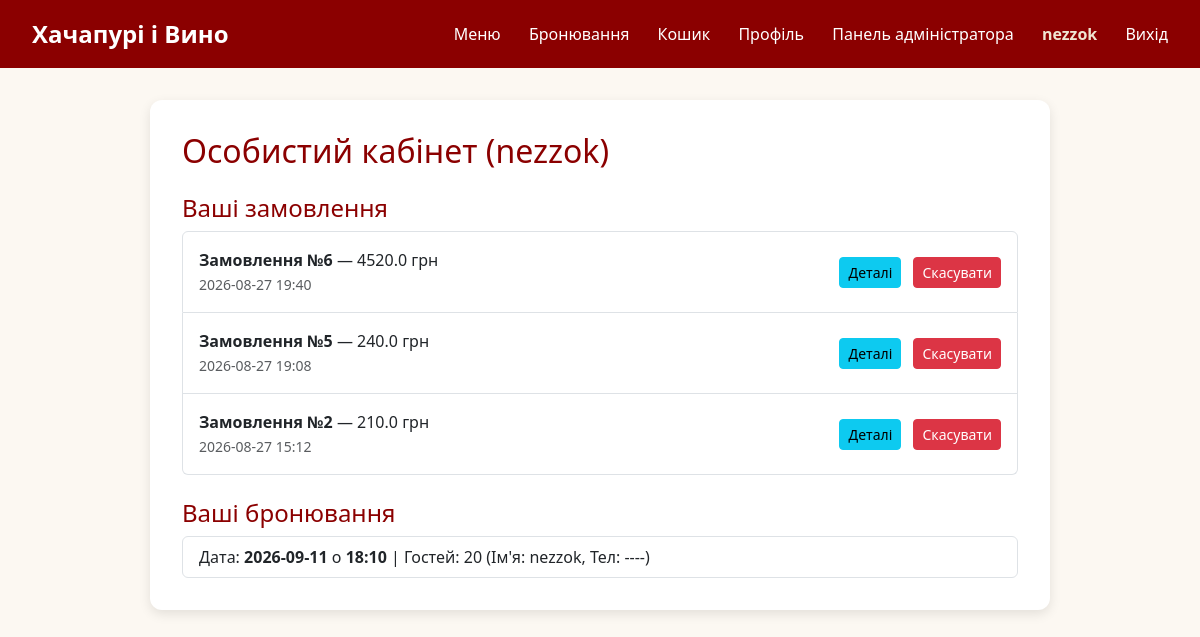
The app's page /profile (signed in), older data.
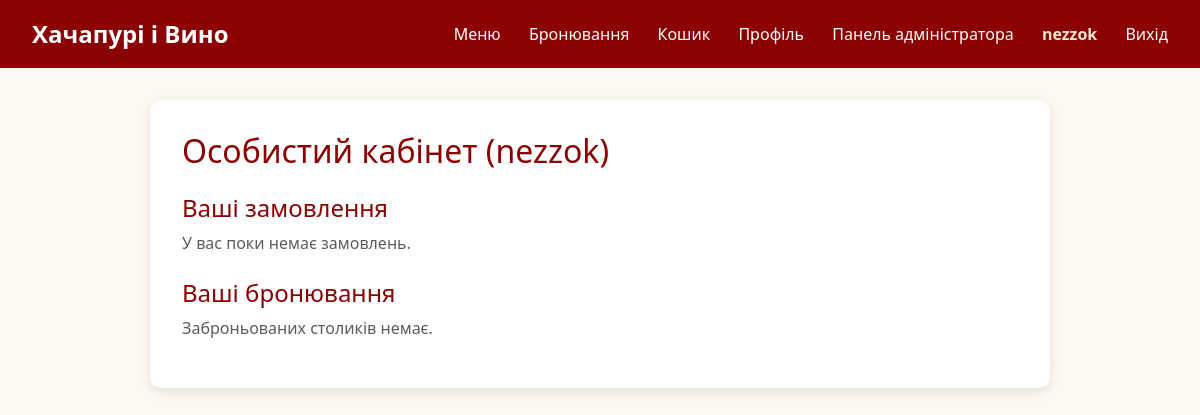
The same page, newer data.
### models.py (models this page shows)
class User(UserMixin, db.Model):
    id: Mapped[int] = mapped_column(primary_key=True)
    username: Mapped[str] = mapped_column(db.String(50), nullable=False)
    email: Mapped[str] = mapped_column(db.String(120), unique=True, nullable=False)
    password: Mapped[str] = mapped_column(db.String(255), nullable=False)
    is_admin: Mapped[bool] = mapped_column(default=False)

class Order(db.Model):
    id: Mapped[int] = mapped_column(primary_key=True)
    user_id: Mapped[int] = mapped_column(ForeignKey('user.id'), nullable=False)
    total_price: Mapped[float] = mapped_column(nullable=False)
    created_at: Mapped[datetime] = mapped_column(DateTime, default=func.now())
    items = relationship('OrderItem', backref='order', lazy=True)

class Reservation(db.Model):
    id: Mapped[int] = mapped_column(primary_key=True)
    user_id: Mapped[int | None] = mapped_column(ForeignKey('user.id'), nullable=True)
    name: Mapped[str] = mapped_column(db.String(100), nullable=False)
    phone: Mapped[str] = mapped_column(db.String(20), nullable=False)
    date: Mapped[str] = mapped_column(db.String(20), nullable=False)
    time: Mapped[str] = mapped_column(db.String(10), nullable=False)
    guests: Mapped[int] = mapped_column(nullable=False)
    created_at: Mapped[datetime] = mapped_column(DateTime, default=func.now())

### app.py (the view)
@app.route('/profile')
@login_required
def profile():
    orders = Order.query.filter_by(user_id=current_user.id).order_by(Order.created_at.desc()).all()
    reservations = Reservation.query.filter_by(user_id=current_user.id).order_by(Reservation.created_at.desc()).all()
    return render_template('profile.html', orders=orders, reservations=reservations)

### app.py (called while the page is built)
@login_manager.user_loader
def load_user(user_id):
    return User.query.get(int(user_id))

### templates/profile.html (shortened to what this page needs)
{% extends 'base.html' %}
{% block content %}
<div style="max-width: 900px; margin: 2rem auto; background: white; padding: 2rem; border-radius: 12px; box-shadow: 0 4px 12px rgba(0,0,0,0.1);">
    <h2 style="color: #8b0000;" class="mb-4">Особистий кабінет ({{ current_user.username }})</h2>
    <h4 style="color: #8b0000;" class="mt-4">Ваші замовлення</h4>
    {% if orders %}
        <div class="list-group mb-4">
            {% for order in orders %}
                <div class="list-group-item d-flex justify-content-between align-items-center p-3">
                    <div>
                        <strong>Замовлення №{{ order.id }}</strong> — {{ order.total_price }} грн
                        <br>
                        <small class="text-muted">{{ order.created_at.strftime('%Y-%m-%d %H:%M') }}</small>
                    </div>
                    <div>
                        <a href="{{ url_for('my_order', order_id=order.id) }}" class="btn btn-sm btn-info me-2">Деталі</a>
                        <form action="{{ url_for('cancel_order', order_id=order.id) }}" method="POST" style="display:inline;">
                            <button type="submit" class="btn btn-sm btn-danger" onclick="return confirm('Скасувати це замовлення?');">Скасувати</button>
                        </form>
                    </div>
                </div>
            {% endfor %}
        </div>
    {% else %}
        <p class="text-muted">У вас поки немає замовлень.</p>
    {% endif %}
    <h4 style="color: #8b0000;" class="mt-4">Ваші бронювання</h4>
    {% if reservations %}
        <ul class="list-group">
            {% for res in reservations %}
                <li class="list-group-item">
                    Дата: <strong>{{ res.date }}</strong> о <strong>{{ res.time }}</strong> | Гостей: {{ res.guests }} (Ім'я: {{ res.name }}, Тел: {{ res.phone }})
                </li>
            {% endfor %}
        </ul>
    {% else %}
        <p class="text-muted">Заброньованих столиків немає.</p>
    {% endif %}
</div>
{% endblock %}

### templates/base.html (shortened to what this page needs)
<!DOCTYPE html>
<html lang="uk">
<head>
    <link href="https://cdn.jsdelivr.net/npm/bootstrap@5.3.0/dist/css/bootstrap.min.css" rel="stylesheet">
    <link rel="stylesheet" href="{{ url_for('static', filename='css/style.css') }}">
</head>
<body>
    <header>
        <div class="logo">
            <a href="{{ url_for('index') }}" style="color: white; text-decoration: none;">Хачапурі і Вино</a>
        </div>
        <nav>
            <a href="{{ url_for('index') }}">Меню</a>
            <a href="{{ url_for('booking') }}">Бронювання</a>
            {% if current_user.is_authenticated %}
                <a href="{{ url_for('cart') }}">Кошик</a>
                <a href="{{ url_for('profile') }}">Профіль</a>
                {% if current_user.is_admin %}
                    <a href="{{ url_for('admin') }}">Панель адміністратора</a>
                {% endif %}
                <span style="margin-left: 1.5rem; font-weight: bold; color: #f0e6d2;">{{ current_user.username }}</span>
                <a href="{{ url_for('logout') }}">Вихід</a>
            {% else %}
                <a href="{{ url_for('login') }}">Вхід</a>
                <a href="{{ url_for('register') }}">Реєстрація</a>
            {% endif %}
        </nav>
    </header>
    <div class="container">
        {% block content %}{% endblock content %}
    </div>
</body>
</html>

### static/css/style.css (style rules this page uses)
body { font-family: 'Segoe UI', Tahoma, Geneva, Verdana, sans-serif; margin: 0; background-color: #fcf8f2; color: #333; }
header { background-color: #8b0000; color: white; padding: 1rem 2rem; display: flex; justify-content: space-between; align-items: center; }
header .logo { font-size: 1.5rem; font-weight: bold; }
nav a { color: white; text-decoration: none; margin-left: 1.5rem; font-weight: 500; }
.container { max-width: 1100px; margin: 2rem auto; padding: 0 1rem; }

Row changes from the older to the newer data that the page shows:
removed Order: id "6", total_price "4520.0", created_at "2026-08-27 19:40"
removed Order: id "5", total_price "240.0", created_at "2026-08-27 19:08"
removed Order: id "2", total_price "210.0", created_at "2026-08-27 15:12"
removed Reservation: date "2026-09-11", time "18:10", guests "20", name "nezzok", phone "----"
Text that changed along with them:
text now shown: "У вас поки немає замовлень. Заброньованих столиків немає."
